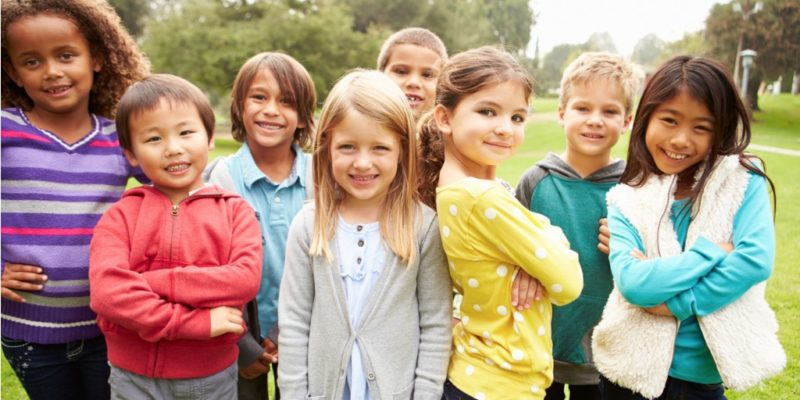
#> input picture group-of-young-children-hanging-out-in-park-picture-id495354633.jpg, 800 x 400 px
$ python Face_Detector_From_Image.py
#> lines starting #> are read from the running program, lines starting #| are printed output that depends on the picture; after the words box and inside, x2 and y2 are one past the last pixel; in counts of white or black regions, pixels touching at a corner belong together
import cv2
from  random import randrange

trained_data = cv2.CascadeClassifier('haarcascade_frontalface_default.xml')
test_image = cv2.imread('group-of-young-children-hanging-out-in-park-picture-id495354633.jpg')
#> test_image is the input picture: shape (400, 800, 3); mean B, G, R 126.9, 148.3, 170.2
gray_scaled_test_image = cv2.cvtColor(test_image, cv2.COLOR_BGR2GRAY)
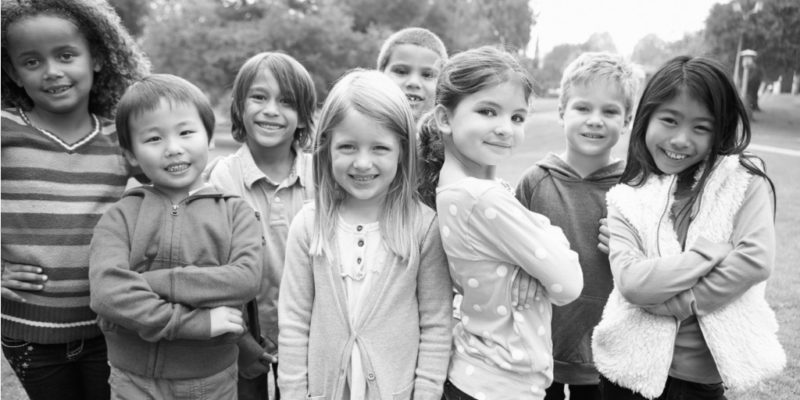
#> gray_scaled_test_image: shape (400, 800); min 0, max 255, mean 152.4
face_coordinates = trained_data.detectMultiScale(gray_scaled_test_image)
#> face_coordinates = [[324, 117, 83, 83], [383, 49, 62, 62], [231, 72, 69, 69], [558, 81, 75, 75], [8, 24, 88, 88], [456, 78, 92, 92], [641, 93, 82, 82], [130, 103, 85, 85], [692, 180, 83, 83]]
for (x_axis, y_axis, width, height) in face_coordinates:
    cv2.rectangle(test_image, (x_axis, y_axis), (x_axis+width, y_axis+height), (randrange(256), randrange(256), randrange(256)), 5)
#> this loop made 9 passes
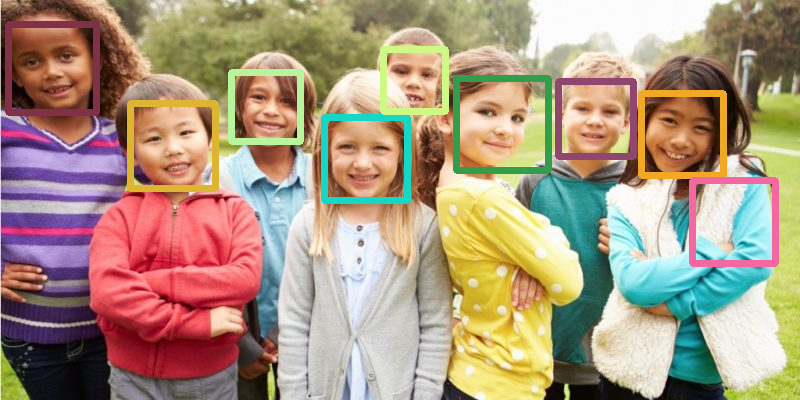
#> test_image: shape (400, 800, 3); 6.21% of pixels changed, all inside (x1, y1, x2, y2) = (5, 21, 779, 267)

cv2.imshow("test face detector", test_image)
cv2.waitKey()
print("complete")
